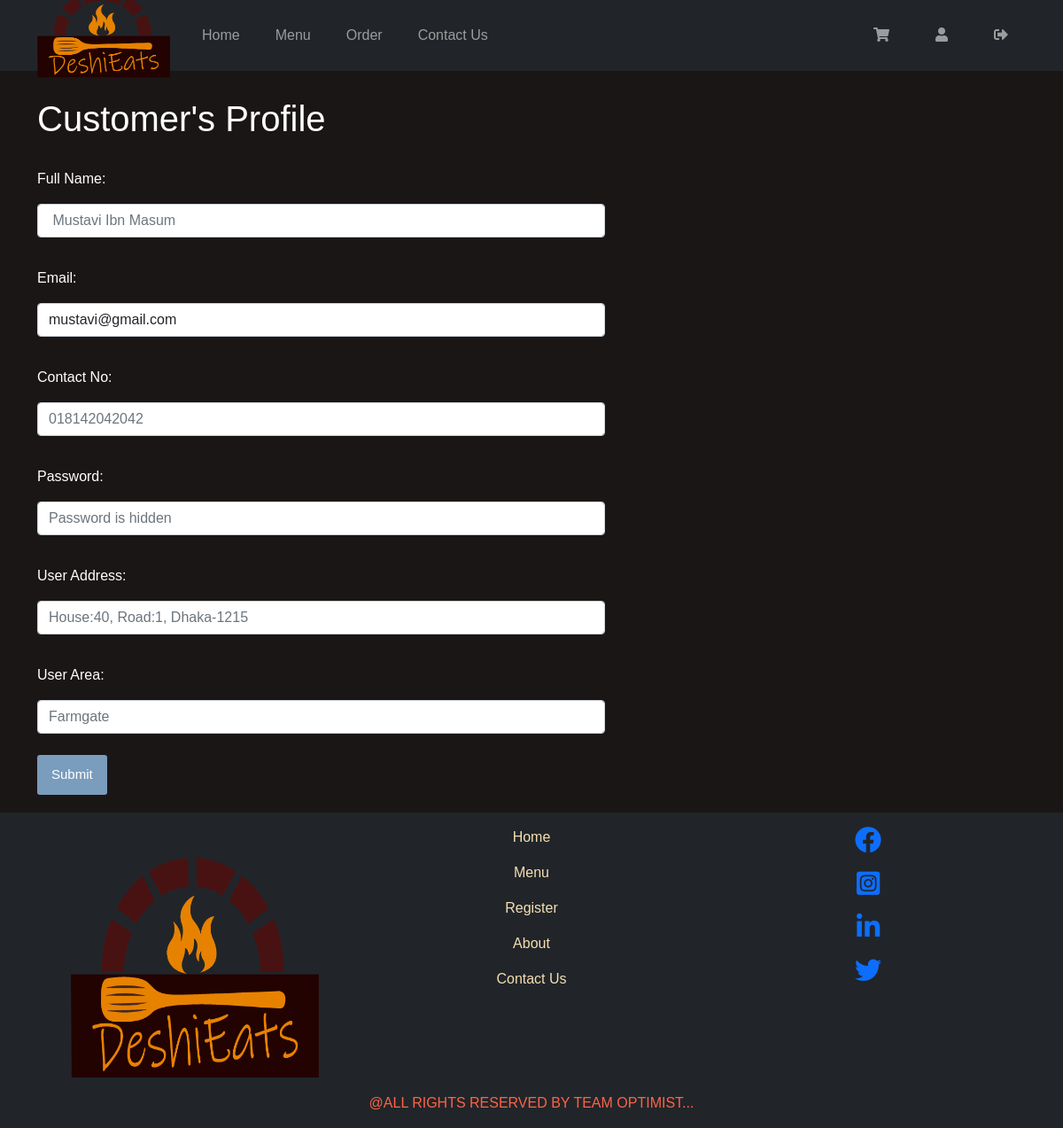
Page /CustomerProfile.php (signed in) on the committed database.
### tables this page shows
CREATE TABLE `customer` (
  `CustID` int(11) NOT NULL,
  `CustName` varchar(50) NOT NULL,
  `CustEmail` varchar(50) NOT NULL,
  `CustPassword` varchar(50) NOT NULL,
  `CustContactNumber` varchar(15) NOT NULL,
  `CustOrder` int(10) NOT NULL,
  `CustAddress` varchar(100) NOT NULL,
  `CustArea` varchar(50) NOT NULL,
  `Status` varchar(30) NOT NULL DEFAULT 'Active'
);

### functions.php (called while the page is built, shortened)
               ?><script>window.location.href="Chef'sExhibition.php";</script><?php
      function userInfoGet($con,$id,$type){
        if($type=="chef"){
          $sql="SELECT * FROM chef WHERE ChefID = ?";
          $stmt=mysqli_stmt_init($con);
          if(!mysqli_stmt_prepare($stmt,$sql)){
            header("location:../Login.php?error=stmtfailed");
            exit();
          }
          mysqli_stmt_bind_param($stmt,"i",$id);
          mysqli_stmt_execute($stmt);
          $resultData=mysqli_stmt_get_result($stmt);
          if($row=mysqli_fetch_assoc($resultData)){
            return $row;
          }
          else{
             $result=false;
             return $result;
          }
          mysqli_stmt_close($stmt);
        }elseif($type=="customer"){
           $sql="SELECT * FROM customer WHERE CustID = ?";
          $stmt=mysqli_stmt_init($con);
          if(!mysqli_stmt_prepare($stmt,$sql)){
            header("location:../Login.php?error=stmtfailed");
            exit();
          }
          mysqli_stmt_bind_param($stmt,"i",$id);
          mysqli_stmt_execute($stmt);
          $resultData=mysqli_stmt_get_result($stmt);
          if($row=mysqli_fetch_assoc($resultData)){
            return $row;
          }
          else{
             $result=false;
             return $result;
          }
        }
     }
?>

### CustomerProfile.php (the view, shortened to what this page needs)
<?php
  include("connect.php");
  include("functions.php");
  if(isset($_SESSION['ID'])){
    $id=$_SESSION['ID'];
    $type=$_SESSION['type'];
    $displayinfo=userInfoGet($CON,$id,$type);
    $showName=$displayinfo['CustName'];
    $showEmail=$displayinfo['CustEmail'];
    $showContact=$displayinfo['CustContactNumber'];
    $showAddress=$displayinfo['CustAddress'];
    $showArea=$displayinfo['CustArea'];
  }else{
  }
        ?>
<!DOCTYPE html>
<html>
<head>
  <link href="https://cdn.jsdelivr.net/npm/bootstrap@5.1.3/dist/css/bootstrap.min.css" rel="stylesheet">
  <link href="https://cdnjs.cloudflare.com/ajax/libs/font-awesome/5.15.4/css/all.min.css" rel="stylesheet">
  <link type="text/css" rel="stylesheet" href="css/DeStylesheet2.css" />
</head>
<body>
  <?php
  include "header.php";
  ?>
  <div class="container userprofileform">
    <div class="row userprofileformrow">
      <div class="col-7 userprofiledit ">
        <div class="userprofileheading mt-4">
          <p class="userprofileheadinguser">Customer's Profile</p>
        </div>
        <form action="" method="POST" enctype="multipart/form-data">
          <div class="mb-4 mt-2 userprofilecontents">
            <p class="userprofilelabels">Full Name:</p>
            <input type="text" placeholder=" <?php echo $showName;
                                                      ?>" name="userprofilename" value="" class="form-control userformholders" />
          </div>
          <div class="mb-4 mt-2 userprofilecontents">
            <p class="userprofilelabels">Email:</p>
            <input type="email" placeholder="<?php echo $showEmail;?>" name="userprofileemail" value="<?php echo $showEmail;?>" class="form-control userformholders" />
          </div>
          <div class="mb-4 mt-2 userprofilecontents">
            <p class="userprofilelabels">Contact No:</p>
            <input type="text" placeholder="<?php echo $showContact ;?>" name="userprofilecontactno" value="" class="form-control userformholders" />
          </div>
          <div class="mb-4 mt-2 userprofilecontents">
            <p class="userprofilelabels">Password:</p>
            <input type="password" placeholder="Password is hidden<?php  ?>" name="userPassword" value="" class="form-control userformholders" />
          </div>
          <div class="mb-4 mt-2 userprofilecontents">
            <p class="userprofilelabels">User Address:</p>
            <input type="text" placeholder="<?php echo $showAddress; ?>" name="useraddress" value="" class="form-control userformholders" />
          </div>
          <div class="mb-4 mt-2 userprofilecontents">
            <p class="userprofilelabels">User Area:</p>
            <input type="text" placeholder="<?php echo $showArea; ?>" name="userarea" value="" class="form-control userformholders" />
          </div>
          <div class="userprofileallbuttons">
            <button type="submit" name="UserProfileconfirm" value="Save changes" class="btn-submit" onclick=" "> Submit</button>
          </div>
        </form>
      </div>
    </div>
  </div>
  <?php
  include "footer.php";
  ?>
</body>
</html>

### css/DeStylesheet2.css (style rules this page uses)
* { padding: 0; margin: 0; text-decoration: none; list-style: none; box-sizing: border-box; }
body { background-color: #1b1616; font-family: "Franklin Gothic Medium", "Arial Narrow", Arial, sans-serif; }
.userprofileheadinguser { color: rgb(255, 255, 255); font-size: 40px; }
.userprofilelabels { color: rgb(255, 255, 255); font-size: 20px; padding-top: 10px; font-size: 16px; text-align: left; }
.btn-submit { position: relative; padding: 11px 16px; font-size: 15px; line-height: 1.5; border-radius: 3px; color: #fff; background-color: #7a9cbd; border: 0; overflow: hidden; margin-bottom: 20px; }
.container { justify-content: center; }

### rows in the picture
customer: userprofilename "Mustavi Ibn Masum", userprofileemail "mustavi@gmail.com", userprofilecontactno "018142042042", useraddress "House:40, Road:1, Dhaka-1215", userarea "Farmgate"
